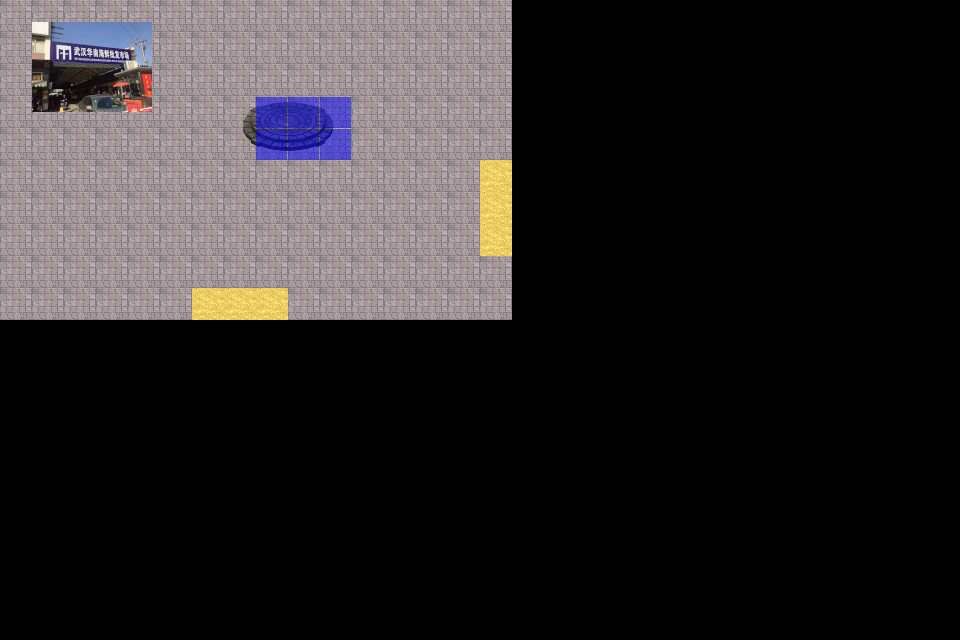

A level layout from a 2D game, rendered from its tile map. Below: a short description, then the map file with its tile-grid data intact:
An orthogonal 30x20 tile map with 32x32 px tiles, 4 tile layers (background, fringe, object, collision), 4 tilesets and 4 objects (4x event).

<map version="1.10" tiledversion="1.10.1" orientation="orthogonal" renderorder="right-down" width="30" height="20" tilewidth="32" tileheight="32" infinite="0" nextlayerid="6" nextobjectid="5">
 <editorsettings>
  <export target="../../mods/hero_geos/maps/seafoodmarket.tm" format="flare" />
 </editorsettings>
 <properties>
  <property name="hero_pos" value="1,1" />
  <property name="tileset" value="tilesetdefs/seafoodmarket.txt" />
  <property name="title" value="huanan seafood market" />
 </properties>
 <tileset firstgid="1" source="map1.tsx" />
 <tileset firstgid="11" source="teleport128.tsx" />
 <tileset firstgid="16" source="tiled_collision.tsx" />
 <tileset firstgid="46" source="sites.tsx" />
 <layer id="1" name="background" width="30" height="20">
  <data encoding="csv">
4,4,4,4,4,4,4,4,4,4,4,4,4,4,4,4,0,0,0,0,0,0,0,0,0,0,0,0,0,0,
4,4,4,4,4,4,4,4,4,4,4,4,4,4,4,4,0,0,0,0,0,0,0,0,0,0,0,0,0,0,
4,4,4,4,4,4,4,4,4,4,4,4,4,4,4,4,0,0,0,0,0,0,0,0,0,0,0,0,0,0,
4,4,4,4,4,4,4,4,4,4,4,4,4,4,4,4,0,0,0,0,0,0,0,0,0,0,0,0,0,0,
4,4,4,4,4,4,4,4,4,4,4,4,4,4,4,4,0,0,0,0,0,0,0,0,0,0,0,0,0,0,
4,4,4,4,4,4,4,4,4,4,4,4,4,4,4,4,0,0,0,0,0,0,0,0,0,0,0,0,0,0,
4,4,4,4,4,4,4,4,4,4,4,4,4,4,4,4,0,0,0,0,0,0,0,0,0,0,0,0,0,0,
4,4,4,4,4,4,4,4,4,4,4,4,4,4,4,4,0,0,0,0,0,0,0,0,0,0,0,0,0,0,
4,4,4,4,4,4,4,4,4,4,4,4,4,4,4,4,0,0,0,0,0,0,0,0,0,0,0,0,0,0,
4,4,4,4,4,4,4,4,4,4,4,4,4,4,4,4,0,0,0,0,0,0,0,0,0,0,0,0,0,0,
0,0,0,0,0,0,0,0,0,0,0,0,0,0,0,0,0,0,0,0,0,0,0,0,0,0,0,0,0,0,
0,0,0,0,0,0,0,0,0,0,0,0,0,0,0,0,0,0,0,0,0,0,0,0,0,0,0,0,0,0,
0,0,0,0,0,0,0,0,0,0,0,0,0,0,0,0,0,0,0,0,0,0,0,0,0,0,0,0,0,0,
0,0,0,0,0,0,0,0,0,0,0,0,0,0,0,0,0,0,0,0,0,0,0,0,0,0,0,0,0,0,
0,0,0,0,0,0,0,0,0,0,0,0,0,0,0,0,0,0,0,0,0,0,0,0,0,0,0,0,0,0,
0,0,0,0,0,0,0,0,0,0,0,0,0,0,0,0,0,0,0,0,0,0,0,0,0,0,0,0,0,0,
0,0,0,0,0,0,0,0,0,0,0,0,0,0,0,0,0,0,0,0,0,0,0,0,0,0,0,0,0,0,
0,0,0,0,0,0,0,0,0,0,0,0,0,0,0,0,0,0,0,0,0,0,0,0,0,0,0,0,0,0,
0,0,0,0,0,0,0,0,0,0,0,0,0,0,0,0,0,0,0,0,0,0,0,0,0,0,0,0,0,0,
0,0,0,0,0,0,0,0,0,0,0,0,0,0,0,0,0,0,0,0,0,0,0,0,0,0,0,0,0,0
</data>
 </layer>
 <layer id="2" name="fringe" width="30" height="20">
  <data encoding="csv">
0,0,0,0,0,0,0,0,0,0,0,0,0,0,0,0,0,0,0,0,0,0,0,0,0,0,0,0,0,0,
0,0,0,0,0,0,0,0,0,0,0,0,0,0,0,0,0,0,0,0,0,0,0,0,0,0,0,0,0,0,
0,0,0,0,0,0,0,0,0,0,0,0,0,0,0,0,0,0,0,0,0,0,0,0,0,0,0,0,0,0,
0,47,0,0,0,0,0,0,0,0,0,0,0,0,0,0,0,0,0,0,0,0,0,0,0,0,0,0,0,0,
0,0,0,0,0,0,0,0,0,0,0,0,0,0,0,0,0,0,0,0,0,0,0,0,0,0,0,0,0,0,
0,0,0,0,0,0,0,0,0,0,0,0,0,0,0,0,0,0,0,0,0,0,0,0,0,0,0,0,0,0,
0,0,0,0,0,0,0,0,0,0,0,0,0,0,0,0,0,0,0,0,0,0,0,0,0,0,0,0,0,0,
0,0,0,0,0,0,0,0,0,0,0,0,0,0,0,0,0,0,0,0,0,0,0,0,0,0,0,0,0,0,
0,0,0,0,0,0,0,0,0,0,0,0,0,0,0,0,0,0,0,0,0,0,0,0,0,0,0,0,0,0,
0,0,0,0,0,0,0,0,0,0,0,0,0,0,0,0,0,0,0,0,0,0,0,0,0,0,0,0,0,0,
0,0,0,0,0,0,0,0,0,0,0,0,0,0,0,0,0,0,0,0,0,0,0,0,0,0,0,0,0,0,
0,0,0,0,0,0,0,0,0,0,0,0,0,0,0,0,0,0,0,0,0,0,0,0,0,0,0,0,0,0,
0,0,0,0,0,0,0,0,0,0,0,0,0,0,0,0,0,0,0,0,0,0,0,0,0,0,0,0,0,0,
0,0,0,0,0,0,0,0,0,0,0,0,0,0,0,0,0,0,0,0,0,0,0,0,0,0,0,0,0,0,
0,0,0,0,0,0,0,0,0,0,0,0,0,0,0,0,0,0,0,0,0,0,0,0,0,0,0,0,0,0,
0,0,0,0,0,0,0,0,0,0,0,0,0,0,0,0,0,0,0,0,0,0,0,0,0,0,0,0,0,0,
0,0,0,0,0,0,0,0,0,0,0,0,0,0,0,0,0,0,0,0,0,0,0,0,0,0,0,0,0,0,
0,0,0,0,0,0,0,0,0,0,0,0,0,0,0,0,0,0,0,0,0,0,0,0,0,0,0,0,0,0,
0,0,0,0,0,0,0,0,0,0,0,0,0,0,0,0,0,0,0,0,0,0,0,0,0,0,0,0,0,0,
0,0,0,0,0,0,0,0,0,0,0,0,0,0,0,0,0,0,0,0,0,0,0,0,0,0,0,0,0,0
</data>
 </layer>
 <layer id="4" name="object" width="30" height="20">
  <data encoding="csv">
0,0,0,0,0,0,0,0,0,0,0,0,0,0,0,0,0,0,0,0,0,0,0,0,0,0,0,0,0,0,
0,0,0,0,0,0,0,0,0,0,0,0,0,0,0,0,0,0,0,0,0,0,0,0,0,0,0,0,0,0,
0,0,0,0,0,0,0,0,0,0,0,0,0,0,0,0,0,0,0,0,0,0,0,0,0,0,0,0,0,0,
0,0,0,0,0,0,0,0,0,0,0,0,0,0,0,0,0,0,0,0,0,0,0,0,0,0,0,0,0,0,
0,0,0,0,0,0,0,11,0,0,0,0,0,0,0,0,0,0,0,0,0,0,0,0,0,0,0,0,0,0,
0,0,0,0,0,0,0,0,0,0,0,0,0,0,0,0,0,0,0,0,0,0,0,0,0,0,0,0,0,0,
0,0,0,0,0,0,0,0,0,0,0,0,0,0,0,0,0,0,0,0,0,0,0,0,0,0,0,0,0,0,
0,0,0,0,0,0,0,0,0,0,0,0,0,0,0,0,0,0,0,0,0,0,0,0,0,0,0,0,0,0,
0,0,0,0,0,0,0,0,0,0,0,0,0,0,0,0,0,0,0,0,0,0,0,0,0,0,0,0,0,0,
0,0,0,0,0,0,2,2,2,0,0,0,0,0,0,0,0,0,0,0,0,0,0,0,0,0,0,0,0,0,
0,0,0,0,0,0,0,0,0,0,0,0,0,0,0,0,0,0,0,0,0,0,0,0,0,0,0,0,0,0,
0,0,0,0,0,0,0,0,0,0,0,0,0,0,0,0,0,0,0,0,0,0,0,0,0,0,0,0,0,0,
0,0,0,0,0,0,0,0,0,0,0,0,0,0,0,0,0,0,0,0,0,0,0,0,0,0,0,0,0,0,
0,0,0,0,0,0,0,0,0,0,0,0,0,0,0,0,0,0,0,0,0,0,0,0,0,0,0,0,0,0,
0,0,0,0,0,0,0,0,0,0,0,0,0,0,0,0,0,0,0,0,0,0,0,0,0,0,0,0,0,0,
0,0,0,0,0,0,0,0,0,0,0,0,0,0,0,0,0,0,0,0,0,0,0,0,0,0,0,0,0,0,
0,0,0,0,0,0,0,0,0,0,0,0,0,0,0,0,0,0,0,0,0,0,0,0,0,0,0,0,0,0,
0,0,0,0,0,0,0,0,0,0,0,0,0,0,0,0,0,0,0,0,0,0,0,0,0,0,0,0,0,0,
0,0,0,0,0,0,0,0,0,0,0,0,0,0,0,0,0,0,0,0,0,0,0,0,0,0,0,0,0,0,
0,0,0,0,0,0,0,0,0,0,0,0,0,0,0,0,0,0,0,0,0,0,0,0,0,0,0,0,0,0
</data>
 </layer>
 <layer id="5" name="collision" width="30" height="20">
  <data encoding="csv">
0,0,0,0,0,0,0,0,0,0,0,0,0,0,0,0,0,0,0,0,0,0,0,0,0,0,0,0,0,0,
0,0,0,0,0,0,0,0,0,0,0,0,0,0,0,0,0,0,0,0,0,0,0,0,0,0,0,0,0,0,
0,0,0,0,0,0,0,0,0,0,0,0,0,0,0,0,0,0,0,0,0,0,0,0,0,0,0,0,0,0,
0,0,0,0,0,0,0,0,18,18,18,0,0,0,0,0,0,0,0,0,0,0,0,0,0,0,0,0,0,0,
0,0,0,0,0,0,0,0,18,18,18,0,0,0,0,0,0,0,0,0,0,0,0,0,0,0,0,0,0,0,
0,0,0,0,0,0,0,0,0,0,0,0,0,0,0,2,0,0,0,0,0,0,0,0,0,0,0,0,0,0,
0,0,0,0,0,0,0,0,0,0,0,0,0,0,0,2,0,0,0,0,0,0,0,0,0,0,0,0,0,0,
0,0,0,0,0,0,0,0,0,0,0,0,0,0,0,2,0,0,0,0,0,0,0,0,0,0,0,0,0,0,
0,0,0,0,0,0,0,0,0,0,0,0,0,0,0,0,0,0,0,0,0,0,0,0,0,0,0,0,0,0,
0,0,0,0,0,0,0,0,0,0,0,0,0,0,0,0,0,0,0,0,0,0,0,0,0,0,0,0,0,0,
0,0,0,0,0,0,0,0,0,0,0,0,0,0,0,0,0,0,0,0,0,0,0,0,0,0,0,0,0,0,
0,0,0,0,0,0,0,0,0,0,0,0,0,0,0,0,0,0,0,0,0,0,0,0,0,0,0,0,0,0,
0,0,0,0,0,0,0,0,0,0,0,0,0,0,0,0,0,0,0,0,0,0,0,0,0,0,0,0,0,0,
0,0,0,0,0,0,0,0,0,0,0,0,0,0,0,0,0,0,0,0,0,0,0,0,0,0,0,0,0,0,
0,0,0,0,0,0,0,0,0,0,0,0,0,0,0,0,0,0,0,0,0,0,0,0,0,0,0,0,0,0,
0,0,0,0,0,0,0,0,0,0,0,0,0,0,0,0,0,0,0,0,0,0,0,0,0,0,0,0,0,0,
0,0,0,0,0,0,0,0,0,0,0,0,0,0,0,0,0,0,0,0,0,0,0,0,0,0,0,0,0,0,
0,0,0,0,0,0,0,0,0,0,0,0,0,0,0,0,0,0,0,0,0,0,0,0,0,0,0,0,0,0,
0,0,0,0,0,0,0,0,0,0,0,0,0,0,0,0,0,0,0,0,0,0,0,0,0,0,0,0,0,0,
0,0,0,0,0,0,0,0,0,0,0,0,0,0,0,0,0,0,0,0,0,0,0,0,0,0,0,0,0,0
</data>
 </layer>
 <objectgroup id="3" name="event">
  <object id="1" name="to city" type="event" x="270" y="110" width="94" height="67">
   <properties>
    <property name="activate" value="on_trigger" />
    <property name="hotspot" value="location" />
    <property name="intermap" value="maps/city.txt" />
    <property name="set_status" value="ge_light" />
    <property name="tooltip" value="to city" />
   </properties>
  </object>
  <object id="2" name="onload" type="event" x="339" y="4" width="62" height="43">
   <properties>
    <property name="activate" value="on_load" />
    <property name="hotspot" value="7,4" />
    <property name="mapmod" value="object,7,4,12" />
    <property name="repeat" value="false" />
    <property name="requires_status" value="ge_light" />
   </properties>
  </object>
  <object id="3" name="to virology institute" type="event" x="493" y="174" width="41" height="101">
   <properties>
    <property name="activate" value="on_trigger" />
    <property name="hotspot" value="location" />
    <property name="intermap" value="maps/virologyinstitute.txt" />
    <property name="requires_status" value="" />
    <property name="tooltip" value="to virology institute" />
   </properties>
  </object>
  <object id="4" name="to wuhan" type="event" x="209" y="301" width="117" height="46">
   <properties>
    <property name="activate" value="on_trigger" />
    <property name="hotspot" value="location" />
    <property name="intermap" value="maps/wuhan.txt" />
    <property name="tooltip" value="to wuhan" />
   </properties>
  </object>
 </objectgroup>
</map>
